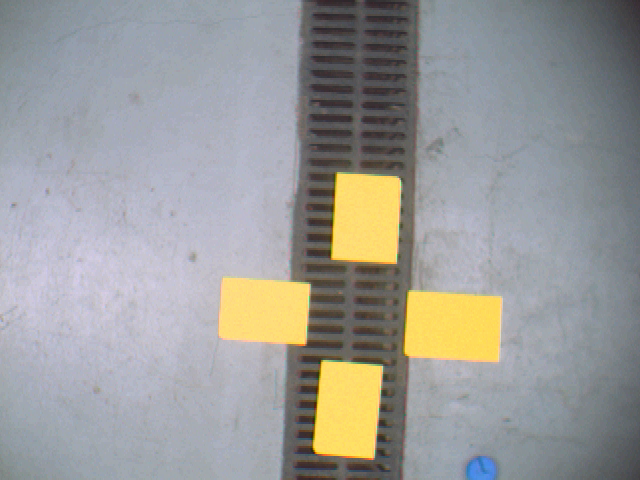
#> input picture Image_files/yellowtargets.png, 640 x 480 px
$ python Exercice3.py
#> lines starting #> are read from the running program, lines starting #| are printed output that depends on the picture; after the words box and inside, x2 and y2 are one past the last pixel; in counts of white or black regions, pixels touching at a corner belong together
#%%
import cv2
import numpy as np
import matplotlib.pyplot as plt

plt.figure(figsize=(15,8))
plt.suptitle("Exercice 3 - Isolation des contours d'une forme", weight='bold')

# ------------- Cas 1 -------------
yellow = cv2.imread("./Image_files/yellowtargets.png")
#> yellow is the input picture: shape (480, 640, 3); mean B, G, R 153.5, 155.1, 154.9
yellow_RGB = cv2.cvtColor(yellow, cv2.COLOR_BGR2RGB)
yellow_HSV = cv2.cvtColor(yellow, cv2.COLOR_BGR2HSV)
#> yellow_HSV: shape (480, 640, 3); mean H, S, V 96.7, 34.5, 166.5

yellow_RGB_double = yellow_RGB.astype(float) / 255.0
yellow_HSV_double = yellow_HSV.astype(float) / 255.0
#> yellow_HSV_double: shape (480, 640, 3) float64; mean H, S, V 0.379, 0.135, 0.653

plt.subplot(3,5,1)
plt.imshow(yellow_RGB_double)
plt.title("Image de référence - Espace RGB")
plt.axis("off")

plt.subplot(3,5,6)
plt.imshow(yellow_HSV_double)
plt.title("Image de référence - Espace HSV")
plt.axis("off")

# ------------- Question 1 -------------
# Seuillage

# Calcul de l’intensité (Somme H+S+V)
S = np.sum(yellow_HSV_double, axis=2)
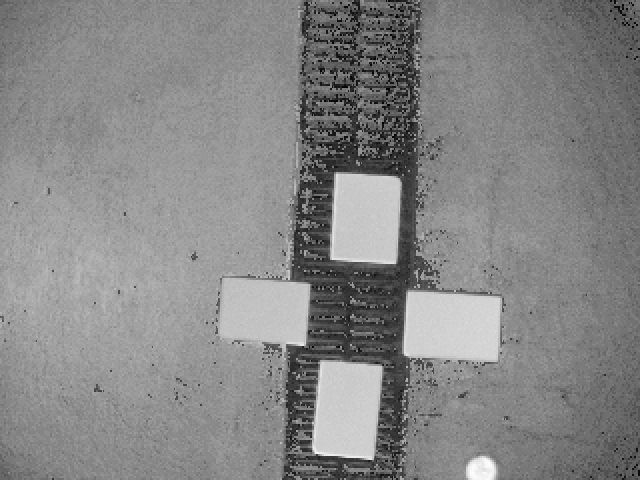
#> S: shape (480, 640) float64; min 0.18, max 2.05, mean 1.17; drawn with min black and max white
S[S==0] = 1.0 # Eviter division par zero

# Choix couleur sur laquelle on travaille (Attention: HSV -> H->0, S->1, V->2)
h = yellow_HSV_double[:,:,0] / S
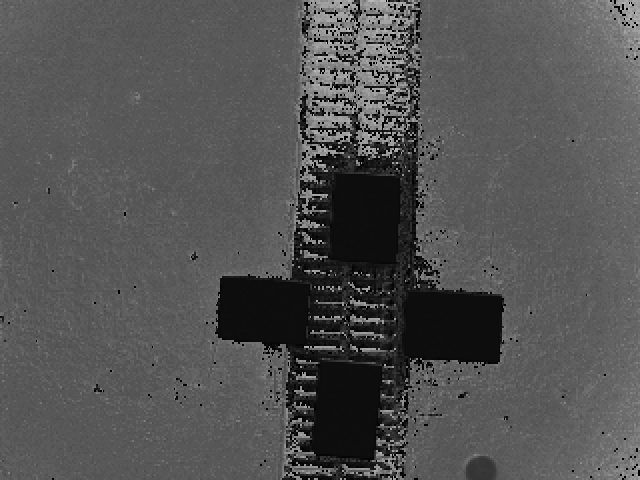
#> h: shape (480, 640) float64; min 0, max 0.747, mean 0.326
s = yellow_HSV_double[:,:,1] / S
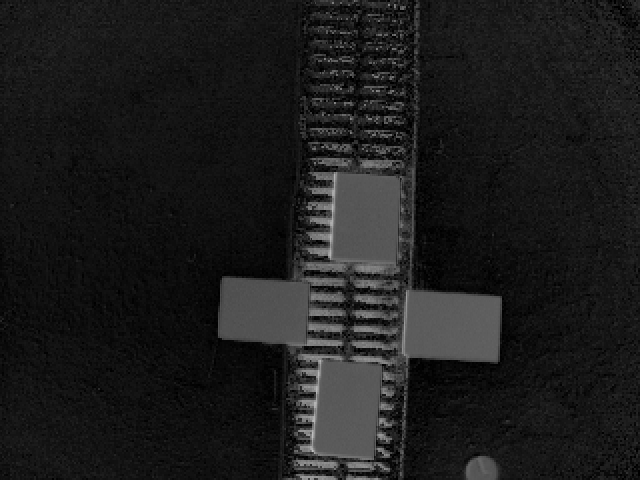
#> s: shape (480, 640) float64; min 0, max 0.763, mean 0.113
v = yellow_HSV_double[:,:,2] / S
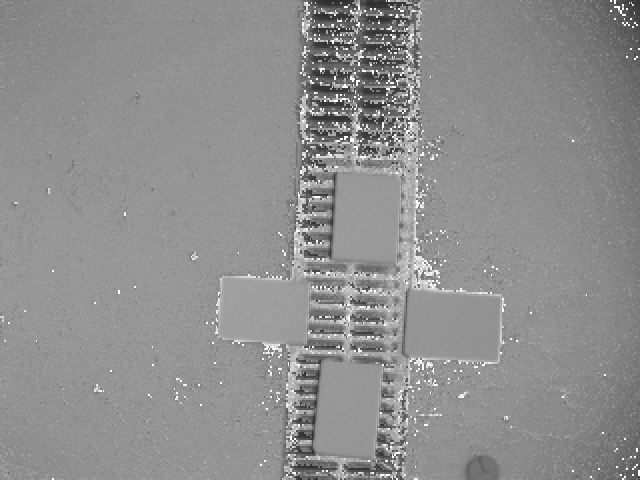
#> v: shape (480, 640) float64; min 0.153, max 1, mean 0.561

mask_v = ((h < 0.1) & (s > 0.3) & (v > 0.55))
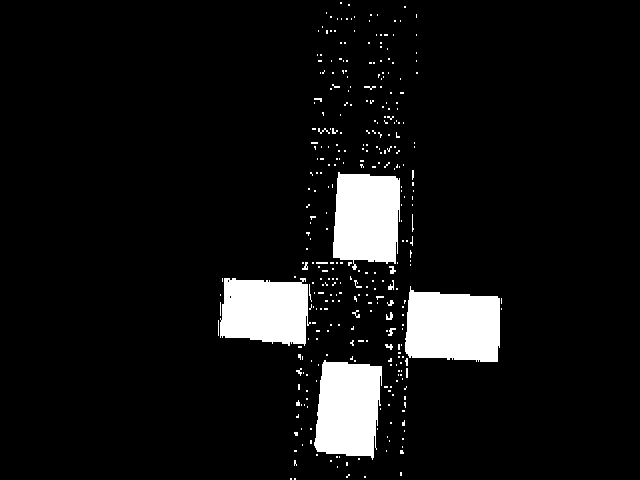
#> mask_v: shape (480, 640) bool; 7.9% white; 331 white regions (309 under 20 px), largest, box (x1, y1, x2, y2) and area: (405, 286, 500, 362) 6078, (314, 360, 382, 460) 5486, (333, 172, 400, 270) 5474


# On étend le masque en 3D
mask_3dv = np.stack([mask_v]*3, axis=2)
#> mask_3dv: shape (480, 640, 3) bool; mean H, S, V 0.0787, 0.0787, 0.0787

# On repasse en entier (0 - 255)
mask_v_uint8 = (mask_v * 255).astype(np.uint8)

# On applique le masque à l'image originale
resultat_v = yellow_RGB_double * mask_3dv

plt.subplot(3,5,2)
plt.imshow(mask_v_uint8, cmap='gray')
plt.title("Masque après seuillage")
plt.axis("off")

plt.subplot(3,5,3)
plt.imshow(resultat_v)
plt.title("Résultat du masque de seuil")
plt.axis("off")

# ------------- Question 2 -------------
# Elément structurant pour ouverture et fermeture
# (5,5) / (7,7) / (9,9)

kernel = np.ones((7,7), np.uint8)

# OUVERTURE = Erosion -> Dilatation (Pour supprimer le bruit blanc autour)
mask_ouverture = cv2.morphologyEx(mask_v_uint8, cv2.MORPH_OPEN, kernel)
#> mask_ouverture: shape (480, 640); 7.1% white; 4 white regions, box (x1, y1, x2, y2) and area: (405, 292, 500, 362) 6046, (315, 362, 382, 456) 5428, (333, 174, 400, 262) 5400, (220, 280, 308, 344) 5038

# Combinaisons d'ouverture et fermeture
mask_ouverture_fermeture = cv2.morphologyEx(mask_ouverture, cv2.MORPH_CLOSE, kernel)
#> mask_ouverture_fermeture: shape (480, 640); 7.1% white; 4 white regions, box (x1, y1, x2, y2) and area: (405, 292, 500, 362) 6046, (315, 362, 382, 456) 5428, (333, 174, 400, 262) 5400, (220, 280, 308, 344) 5058

plt.subplot(3,5,7)
plt.imshow(mask_ouverture, cmap='gray')
plt.title("Masque après Ouverture")
plt.axis("off")

# On étend le masque en 3D
mask_3d_ouverture = (np.stack([mask_ouverture]*3, axis=2)).astype(float) / 255.0
#> mask_3d_ouverture: shape (480, 640, 3) float64; mean H, S, V 0.0713, 0.0713, 0.0713
mask_3d_ouverture_fermeture = (np.stack([mask_ouverture_fermeture]*3, axis=2)).astype(float) / 255.0
#> mask_3d_ouverture_fermeture: shape (480, 640, 3) float64; mean H, S, V 0.0714, 0.0714, 0.0714

# On applique le masque à l'image originale
resultat_ouverture = yellow_RGB_double * mask_3d_ouverture
resultat_ouverture_fermeture = yellow_RGB_double * mask_3d_ouverture_fermeture

plt.subplot(3,5,12)
plt.imshow(mask_ouverture_fermeture, cmap='gray')
plt.title("Masque Ouverture puis fermeture")
plt.axis("off")

plt.subplot(3,5,8)
plt.imshow(resultat_ouverture, cmap='gray')
plt.title("Résultat après ouverture")
plt.axis("off")

plt.subplot(3,5,13)
plt.imshow(resultat_ouverture_fermeture, cmap='gray')
plt.title("Résultat ouverture puis fermeture")
plt.axis("off")

# ------------- Question 3 -------------
# Détection des contours

mask_erosion = cv2.erode(mask_ouverture_fermeture, kernel, iterations=1)
#> mask_erosion: shape (480, 640); 5.9% white; 4 white regions, box (x1, y1, x2, y2) and area: (408, 295, 497, 359) 5092, (336, 177, 397, 259) 4506, (318, 365, 379, 453) 4498, (223, 283, 305, 341) 4182
mask_dilatation = cv2.dilate(mask_ouverture_fermeture, kernel, iterations=1)
#> mask_dilatation: shape (480, 640); 8.4% white; 4 white regions, box (x1, y1, x2, y2) and area: (402, 289, 503, 365) 7072, (312, 359, 385, 459) 6430, (330, 171, 403, 265) 6366, (217, 277, 311, 347) 6006

mask_contour_int = mask_ouverture_fermeture - mask_erosion
#> mask_contour_int: shape (480, 640); 1.2% white; 4 white regions, box (x1, y1, x2, y2) and area: (405, 292, 500, 362) 954, (315, 362, 382, 456) 930, (333, 174, 400, 262) 894, (220, 280, 308, 344) 876
mask_contour_ext = mask_dilatation - mask_ouverture_fermeture
#> mask_contour_ext: shape (480, 640); 1.3% white; 4 white regions, box (x1, y1, x2, y2) and area: (402, 289, 503, 365) 1026, (312, 359, 385, 459) 1002, (330, 171, 403, 265) 966, (217, 277, 311, 347) 948
mask_contour_grad_morphologique = mask_dilatation - mask_erosion
#> mask_contour_grad_morphologique: shape (480, 640); 2.5% white; 4 white regions, box (x1, y1, x2, y2) and area: (402, 289, 503, 365) 1980, (312, 359, 385, 459) 1932, (330, 171, 403, 265) 1860, (217, 277, 311, 347) 1824

# On étend le masque en 3D
mask_contour_int_3D = (np.stack([mask_contour_int]*3, axis=2)).astype(float) / 255.0
#> mask_contour_int_3D: shape (480, 640, 3) float64; mean H, S, V 0.0119, 0.0119, 0.0119
mask_contour_ext_3D = (np.stack([mask_contour_ext]*3, axis=2)).astype(float) / 255.0
#> mask_contour_ext_3D: shape (480, 640, 3) float64; mean H, S, V 0.0128, 0.0128, 0.0128
mask_contour_grad_morphologique_3D = (np.stack([mask_contour_grad_morphologique]*3, axis=2)).astype(float) / 255.0
#> mask_contour_grad_morphologique_3D: shape (480, 640, 3) float64; mean H, S, V 0.0247, 0.0247, 0.0247

# On applique le masque à l'image originale
resultat_int = yellow_RGB_double * mask_contour_int_3D
resultat_ext = yellow_RGB_double * mask_contour_ext_3D
resultat_grad_morphologique = yellow_RGB_double * mask_contour_grad_morphologique_3D

plt.subplot(3,5,4)
plt.imshow(resultat_int, cmap='gray')
plt.title("Contour intérieur")
plt.axis("off")

plt.subplot(3,5,9)
plt.imshow(resultat_ext, cmap='gray')
plt.title("Contour extérieur")
plt.axis("off")

plt.subplot(3,5,14)
plt.imshow(resultat_grad_morphologique, cmap='gray')
plt.title("Gradient morphologique")
plt.axis("off")

# --------- Approche alternative ---------
# Filtre de Canny -> détecte les changements brusques d'intensité
contour_canny = cv2.Canny(mask_ouverture_fermeture ,100,200)
#> contour_canny: shape (480, 640); 0.38% white in thin lines or dots, all inside (x1, y1, x2, y2) = (219, 173, 500, 456)
contour_canny_3D = (np.stack([contour_canny]*3, axis=2)).astype(float) / 255.0
#> contour_canny_3D: shape (480, 640, 3) float64; mean H, S, V 0.00379, 0.00379, 0.00379

resultat_canny = yellow_RGB_double * contour_canny_3D

plt.subplot(3,5,5)
plt.imshow(yellow_RGB_double, cmap='gray')
plt.title("Image de référence")
plt.axis("off")

plt.subplot(3,5,10)
plt.imshow(contour_canny, cmap='gray')
plt.title("Masque de Canny")
plt.axis("off")

plt.subplot(3,5,15)
plt.imshow(resultat_canny, cmap='gray')
plt.title("Résultat - filtre de Canny")
plt.axis("off")

# Enregistrement des images
plt.imsave(f"Res_Ex3/01_originale_RGB.png", yellow_RGB_double, cmap="gray")
plt.imsave(f"Res_Ex3/02_originale_HSV.png", yellow_HSV_double, cmap="gray")

plt.imsave(f"Res_Ex3/03_masque_seuillage.png", mask_v_uint8, cmap="gray")
plt.imsave(f"Res_Ex3/04_resultat_masque_seuillage.png", resultat_v, cmap="gray")
plt.imsave(f"Res_Ex3/05_masque_ouverture.png", mask_ouverture, cmap="gray")
plt.imsave(f"Res_Ex3/06_resultat_masque_ouverture.png", resultat_ouverture, cmap="gray")
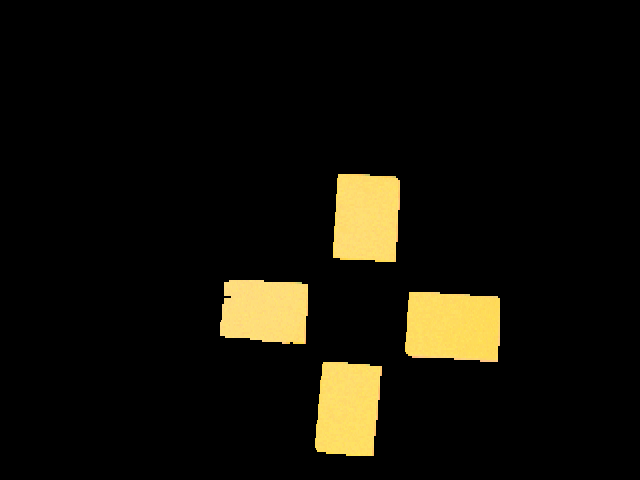
#> saved as 06_resultat_masque_ouverture.png: shape (480, 640, 3); mean R, G, B 18.1, 15.7, 7.7
plt.imsave(f"Res_Ex3/07_masque_ouverture_fermeture.png", mask_ouverture_fermeture, cmap="gray")
plt.imsave(f"Res_Ex3/08_resultat_masque_ouverture_fermeture.png", resultat_ouverture_fermeture, cmap="gray")

plt.imsave(f"Res_Ex3/09_contour_interieur.png", resultat_int, cmap="gray")
plt.imsave(f"Res_Ex3/10_contour_exterieur.png", resultat_ext, cmap="gray")
plt.imsave(f"Res_Ex3/11_gradient_morphologique.png", resultat_grad_morphologique, cmap="gray")

plt.imsave(f"Res_Ex3/12_contour_filtre_canny.png", contour_canny, cmap="gray")
plt.imsave(f"Res_Ex3/13_resultat_filtre_canny.png", resultat_canny, cmap="gray")
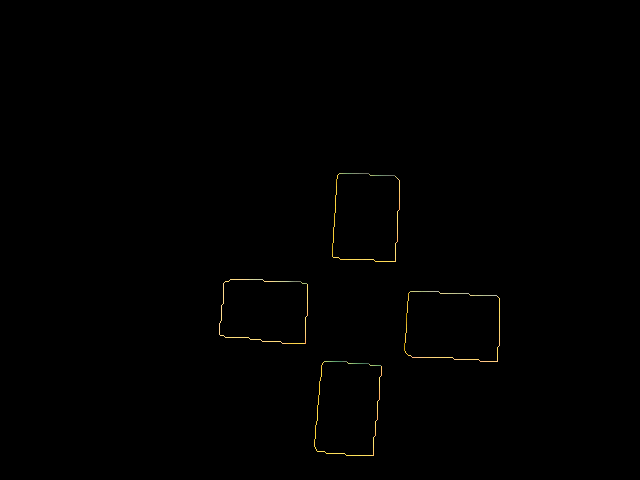
#> saved as 13_resultat_filtre_canny.png: shape (480, 640, 3); mean R, G, B 0.9, 0.8, 0.4

plt.tight_layout(rect=[0, 0.03, 1, 0.95]) # Organisation de la fenêtre
plt.show()

$ run again, with Image_files/cas_2.png copied over Image_files/yellowtargets.png
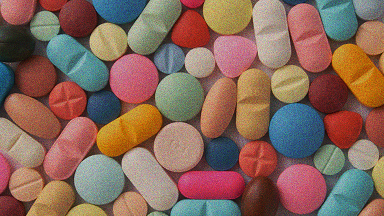
#> input picture Image_files/cas_2.png, 384 x 216 px
#> yellow is the input picture: shape (216, 384, 3); mean B, G, R 91, 103.8, 135.9
#> yellow_HSV: shape (216, 384, 3); mean H, S, V 63.6, 120.9, 148.2
#> yellow_HSV_double: shape (216, 384, 3) float64; mean H, S, V 0.249, 0.474, 0.581
#> `mask_v = ((h < 0.1) & (s > 0.3) & (v > 0.55))`:
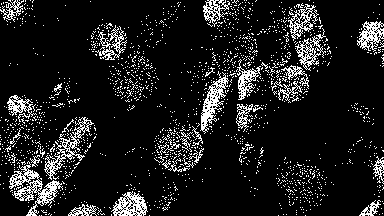
#> mask_v: shape (216, 384) bool; 11.7% white in thin lines or dots
#> mask_3dv: shape (216, 384, 3) bool; mean H, S, V 0.117, 0.117, 0.117
#> mask_v_uint8: shape (216, 384); 11.7% white in thin lines or dots
#> `resultat_v = yellow_RGB_double * mask_3dv`:
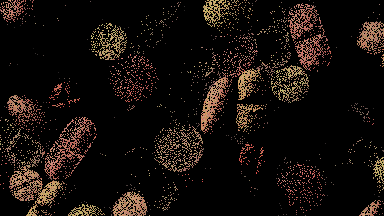
#> resultat_v: shape (216, 384, 3) float64; mean R, G, B 0.0839, 0.0596, 0.0466
#> mask_ouverture: shape (216, 384); every value is 0
#> mask_3d_ouverture: shape (216, 384, 3) float64; every value is 0
